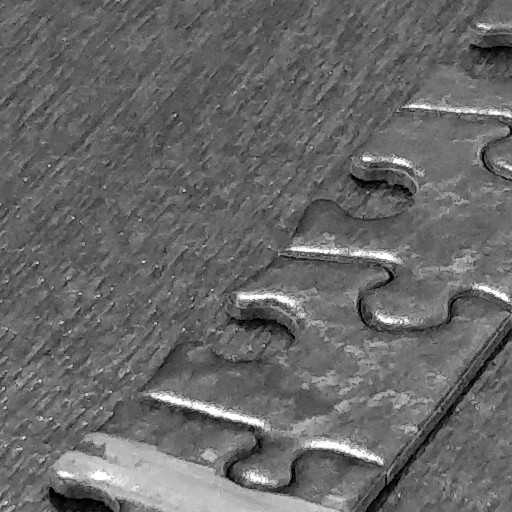
%> input picture CprE535/Homework1/cover/cover01.PNG, 512 x 512 px; its folder holds only this picture in this run
$ octave batchstego.m   (GNU Octave 9; MATLAB toolbox functions it lacks are replaced by stand-ins)
%> lines starting %> are read from the running program, lines starting %| are printed output that depends on the picture; in (x1, y1, x2, y2) boxes, pixels count from 0 and x2, y2 are one past the last pixel; in counts of white or black regions, pixels touching at a corner belong together; the program's own positions count from 1
### CprE535/Homework1/createstego.m
function stego = createstego(cover, payload, length)
stego = cover(:,:);
b1 = double(bitget(stego, 1));
[M, N]=size(stego);
count = 1;
change = 0;
[payRow,payCol] = size(payload);

for i=1:M
    for j=1:N
          if count == payCol +1
             break;
          end
          if b1(i,j) ~= payload(1,count)
            if payload(1, count) == 1
               stego(i, j) = stego(i,j) + 1;
            end
            if payload(1, count) == 0
               stego(i, j) = stego(i,j) - 1;
            end
            change = change + 1;
          end
          count = count + 1;
    end
    if count == payCol +1
        break;
    end
end


### CprE535/Homework1/LSBextract.m
function Xpayload= LSBextract(stego, payLength)
b1 = bitget(stego, 1);
b1=b1';
Xpayload = b1(1:payLength);

### CprE535/Homework1/batchstego.m
images = dir('C:\Users\Peyton\Documents\MATLAB\CprE535\Homework1\cover\*.png');
cnt = (1:50);
change = 0;
changes = zeros(1,50);
for i = 1:length(images)
    imName = images(i).name;
    Cover=imread(['C:\Users\Peyton\Documents\MATLAB\CprE535\Homework1\cover\' imName]);
%> Cover is the input picture: size 512x512 uint8; min 0, max 255, mean 104.3
    [M, N] = size(Cover);
%> M = 512; N = 512
    K=.25*M*N;
%> K = 65536
    cap = ceil(log2(M*N));
%> cap = 18
    payload = round(rand(1, K));
    len = dec2bin(K, cap);
%> len = '010000000000000000'
    stego=createstego(Cover, payload, len);
%> in createstego, `b1 = double(bitget(stego, 1));`:
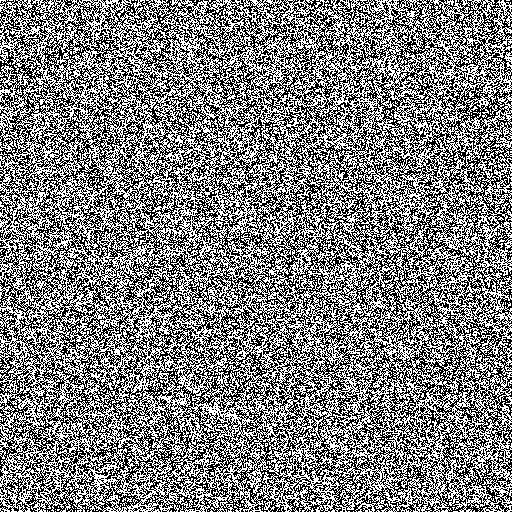
%> b1: size 512x512 double; values 0 (black) and 1 (white), 50.2% white; black in thin lines or dots
%> after the loop in createstego, `for i=1:M`: stego: size 512x512 uint8; 12.5% of pixels changed, all inside (x1, y1, x2, y2) = (0, 0, 512, 128)
%> after the loop in createstego, `for i=1:M`: change = 32770; count = 65537
    Xpayload = LSBextract(stego, K);
%> in LSBextract, `b1 = bitget(stego, 1);`:
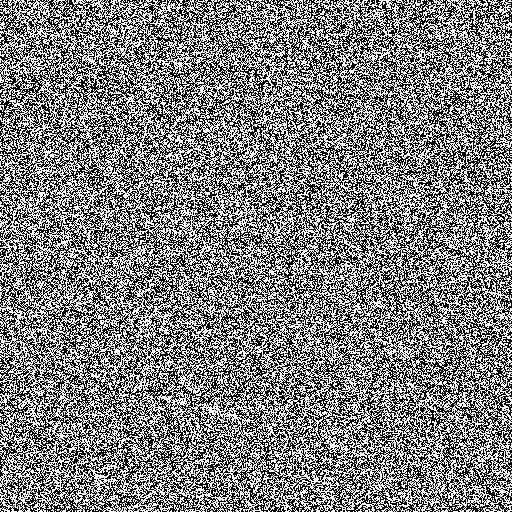
%> b1: size 512x512 logical; 50% white; black in thin lines or dots
%> in LSBextract, `b1=b1';`:
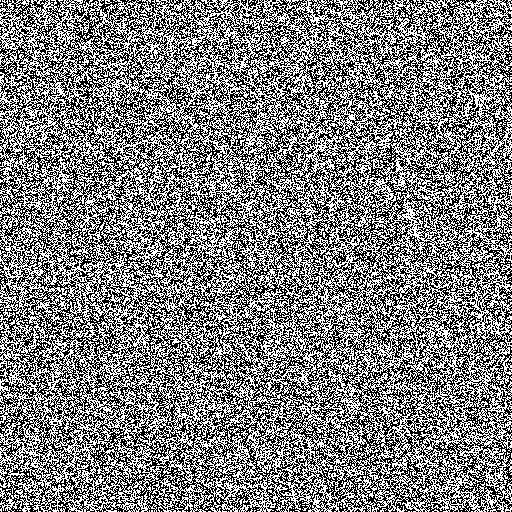
%> b1: size 512x512 logical; 50% white; black in thin lines or dots
%> in LSBextract, `Xpayload = b1(1:payLength);`: Xpayload = 65536 logical values, 32700 true
%> Xpayload = 65536 logical values, 32700 true
    for j=1:M
        for k=1:N
            if  Cover(j,k) ~= stego(j,k)
            change = change + 1;
            end
        end
    end
%> after the loop, change = 32770
    changes(1,i) = change/(512 * 512);
    change = 0;
    imwrite(stego, ['C:\Users\Peyton\Documents\MATLAB\CprE535\Homework1\stego\' num2str(cnt(1, i),'%d') '.jpeg' ]);
end


histogram(changes);
ylim([0,25]);
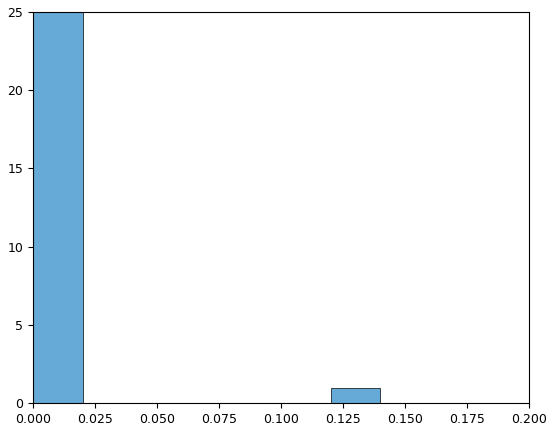
%> figure redrawn from the program's plot data; tallest bar 49 high, from x = 0 to 0.02
standardDev = std(changes)
%> standardDev = 0.0177
av = mean(changes)
%> av = 0.0025

$ run again, on CprE535/Homework1/cover/cover06.PNG
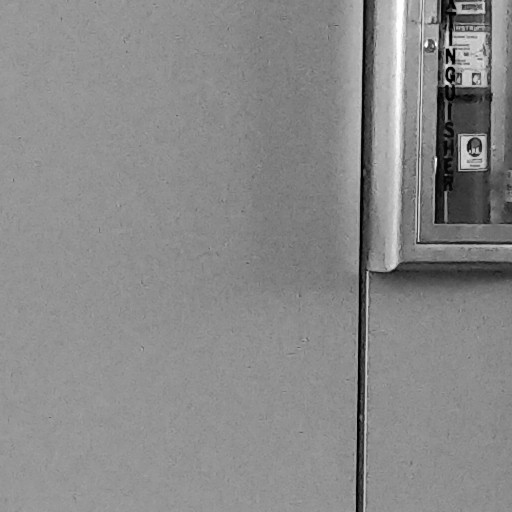
%> input picture CprE535/Homework1/cover/cover06.PNG, 512 x 512 px
%> Cover is the input picture: size 512x512 uint8; min 0, max 254, mean 137.4
%> in createstego, `b1 = double(bitget(stego, 1));`:
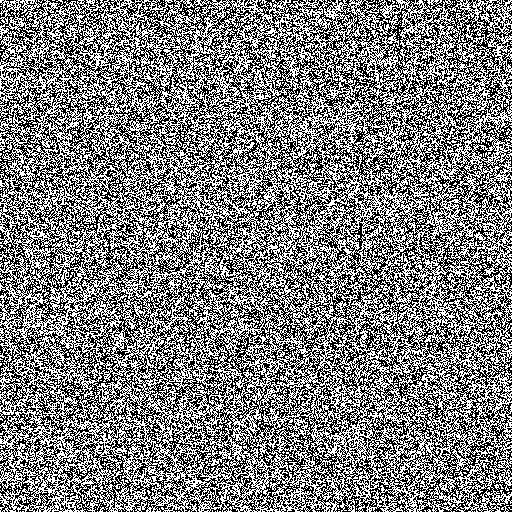
%> b1: size 512x512 double; values 0 (black) and 1 (white), 49.9% white in thin lines or dots
%> after the loop in createstego, `for i=1:M`: change = 32766; count = 65537
%> in LSBextract, `b1=b1';`:
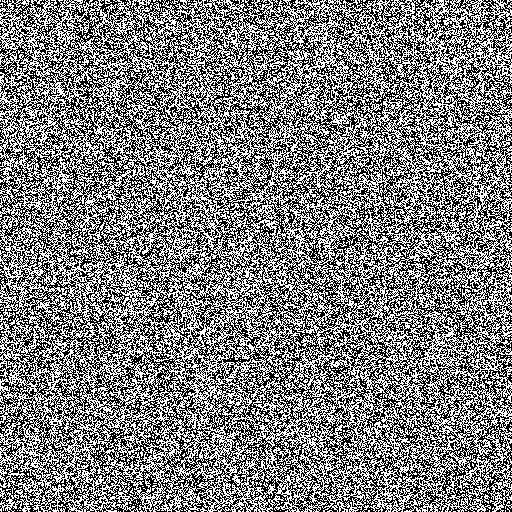
%> b1: size 512x512 logical; 49.9% white in thin lines or dots
%> in LSBextract, `Xpayload = b1(1:payLength);`: Xpayload = 65536 logical values, 32700 true
%> after the loop `for j=1:M`: change = 32766
%> standardDev = 0.0177
%> av = 0.0025

$ run again, on CprE535/Homework1/cover/cover07.PNG
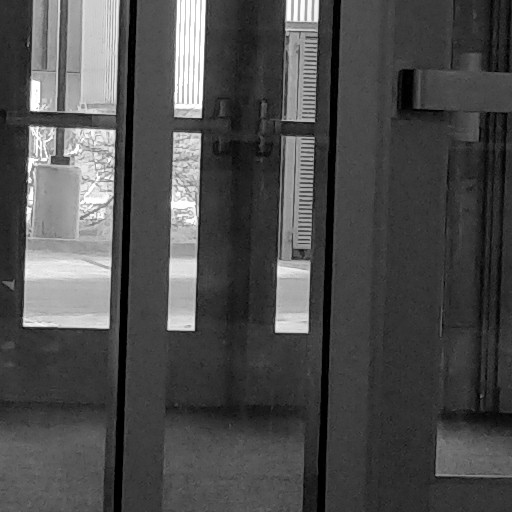
%> input picture CprE535/Homework1/cover/cover07.PNG, 512 x 512 px
%> Cover is the input picture: size 512x512 uint8; min 0, max 255, mean 76.8
%> in createstego, `b1 = double(bitget(stego, 1));`:
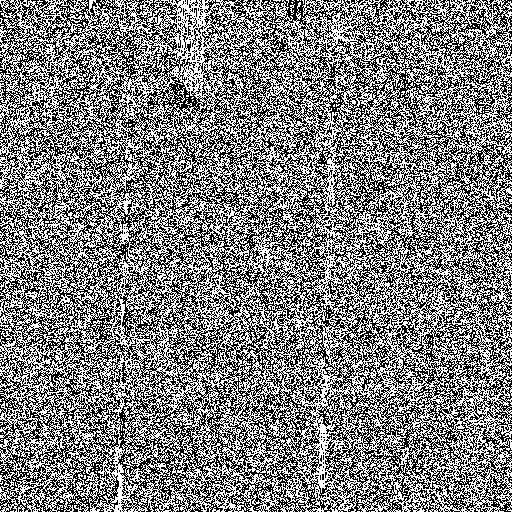
%> b1: size 512x512 double; values 0 (black) and 1 (white), 50.2% white; black in thin lines or dots
%> after the loop in createstego, `for i=1:M`: change = 32876; count = 65537
%> in LSBextract, `b1=b1';`:
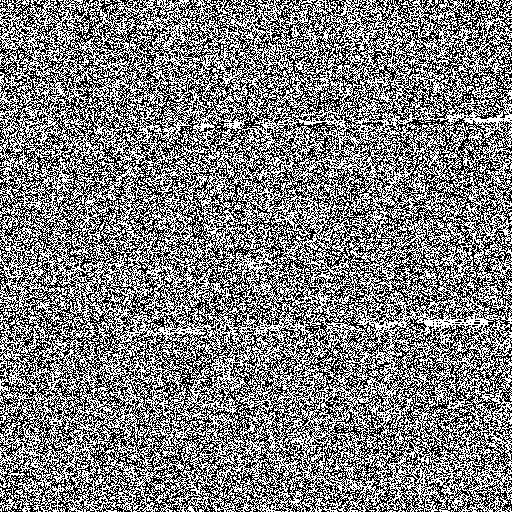
%> b1: size 512x512 logical; 50.1% white; black in thin lines or dots
%> in LSBextract, `Xpayload = b1(1:payLength);`: Xpayload = 65536 logical values, 32700 true
%> after the loop `for j=1:M`: change = 32876
%> standardDev = 0.0177
%> av = 0.00251
